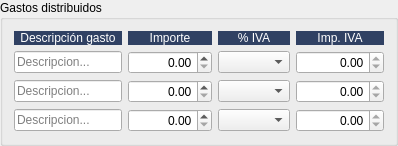
            <widget class="QGroupBox" name="groupBox">
             <property name="title">
              <string>Gastos distribuidos</string>
             </property>
             <layout class="QGridLayout" name="gridLayout_10">
              <item row="2" column="1">
               <widget class="QDoubleSpinBox" name="SpinGastoDist2">
                <property name="alignment">
                 <set>Qt::AlignRight|Qt::AlignTrailing|Qt::AlignVCenter</set>
                </property>
                <property name="maximum">
                 <double>999999999.000000000000000</double>
                </property>
               </widget>
              </item>
              <item row="3" column="1">
               <widget class="QDoubleSpinBox" name="SpinGastoDist3">
                <property name="alignment">
                 <set>Qt::AlignRight|Qt::AlignTrailing|Qt::AlignVCenter</set>
                </property>
                <property name="maximum">
                 <double>999999999.000000000000000</double>
                </property>
               </widget>
              </item>
              <item row="1" column="0">
               <widget class="QLineEdit" name="txtGastoDist1">
                <property name="placeholderText">
                 <string>Descripcion...</string>
                </property>
               </widget>
              </item>
              <item row="3" column="0">
               <widget class="QLineEdit" name="txtGastoDist3">
                <property name="placeholderText">
                 <string>Descripcion...</string>
                </property>
               </widget>
              </item>
              <item row="1" column="1">
               <widget class="QDoubleSpinBox" name="SpinGastoDist1">
                <property name="alignment">
                 <set>Qt::AlignRight|Qt::AlignTrailing|Qt::AlignVCenter</set>
                </property>
                <property name="maximum">
                 <double>999999999.000000000000000</double>
                </property>
               </widget>
              </item>
              <item row="2" column="0">
               <widget class="QLineEdit" name="txtGastoDist2">
                <property name="placeholderText">
                 <string>Descripcion...</string>
                </property>
               </widget>
              </item>
              <item row="2" column="3">
               <widget class="QDoubleSpinBox" name="spin_iva_gasto2">
                <property name="enabled">
                 <bool>true</bool>
                </property>
                <property name="focusPolicy">
                 <enum>Qt::NoFocus</enum>
                </property>
                <property name="alignment">
                 <set>Qt::AlignRight|Qt::AlignTrailing|Qt::AlignVCenter</set>
                </property>
                <property name="readOnly">
                 <bool>true</bool>
                </property>
                <property name="minimum">
                 <double>-999999999.000000000000000</double>
                </property>
                <property name="maximum">
                 <double>99999999.989999994635582</double>
                </property>
               </widget>
              </item>
              <item row="1" column="3">
               <widget class="QDoubleSpinBox" name="spin_iva_gasto1">
                <property name="enabled">
                 <bool>true</bool>
                </property>
                <property name="focusPolicy">
                 <enum>Qt::NoFocus</enum>
                </property>
                <property name="alignment">
                 <set>Qt::AlignRight|Qt::AlignTrailing|Qt::AlignVCenter</set>
                </property>
                <property name="readOnly">
                 <bool>true</bool>
                </property>
                <property name="minimum">
                 <double>-999999999.000000000000000</double>
                </property>
                <property name="maximum">
                 <double>99999999.989999994635582</double>
                </property>
               </widget>
              </item>
              <item row="3" column="3">
               <widget class="QDoubleSpinBox" name="spin_iva_gasto3">
                <property name="enabled">
                 <bool>true</bool>
                </property>
                <property name="focusPolicy">
                 <enum>Qt::NoFocus</enum>
                </property>
                <property name="alignment">
                 <set>Qt::AlignRight|Qt::AlignTrailing|Qt::AlignVCenter</set>
                </property>
                <property name="readOnly">
                 <bool>true</bool>
                </property>
                <property name="minimum">
                 <double>-999999999.000000000000000</double>
                </property>
                <property name="maximum">
                 <double>99999999.989999994635582</double>
                </property>
               </widget>
              </item>
              <item row="0" column="0">
               <widget class="QLabel" name="label_32">
                <property name="styleSheet">
                 <string notr="true">background-color: #304163;
color: rgb(255, 255, 255);</string>
                </property>
                <property name="text">
                 <string>Descripción gasto</string>
                </property>
                <property name="alignment">
                 <set>Qt::AlignCenter</set>
                </property>
               </widget>
              </item>
              <item row="0" column="1">
               <widget class="QLabel" name="label_50">
                <property name="styleSheet">
                 <string notr="true">background-color: #304163;
color: rgb(255, 255, 255);</string>
                </property>
                <property name="text">
                 <string>Importe</string>
                </property>
                <property name="alignment">
                 <set>Qt::AlignCenter</set>
                </property>
               </widget>
              </item>
              <item row="0" column="2">
               <widget class="QLabel" name="label_51">
                <property name="styleSheet">
                 <string notr="true">background-color: #304163;
color: rgb(255, 255, 255);</string>
                </property>
                <property name="text">
                 <string>% IVA</string>
                </property>
                <property name="alignment">
                 <set>Qt::AlignCenter</set>
                </property>
               </widget>
              </item>
              <item row="0" column="3">
               <widget class="QLabel" name="label_52">
                <property name="styleSheet">
                 <string notr="true">background-color: #304163;
color: rgb(255, 255, 255);</string>
                </property>
                <property name="text">
                 <string>Imp. IVA</string>
                </property>
                <property name="alignment">
                 <set>Qt::AlignCenter</set>
                </property>
               </widget>
              </item>
              <item row="1" column="2">
               <widget class="QComboBox" name="cbo_porc_gasto_iva1"/>
              </item>
              <item row="2" column="2">
               <widget class="QComboBox" name="cbo_porc_gasto_iva2"/>
              </item>
              <item row="3" column="2">
               <widget class="QComboBox" name="cbo_porc_gasto_iva3"/>
              </item>
             </layout>
            </widget>
